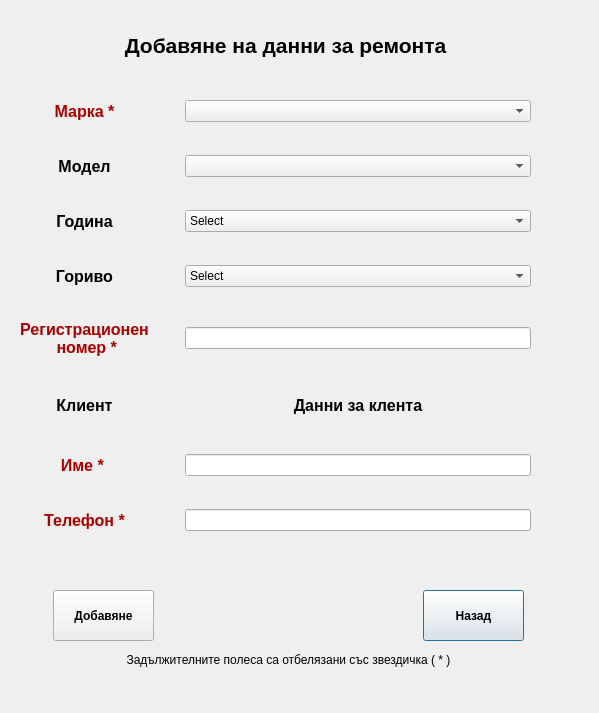
<?xml version="1.0" encoding="UTF-8"?>
<ui version="4.0">
 <class>NewRepair</class>
 <widget class="QDialog" name="NewRepair">
  <property name="geometry">
   <rect>
    <x>0</x>
    <y>0</y>
    <width>599</width>
    <height>713</height>
   </rect>
  </property>
  <property name="windowTitle">
   <string>Dialog</string>
  </property>
  <widget class="QPushButton" name="Button_CancelNewRepair">
   <property name="geometry">
    <rect>
     <x>423</x>
     <y>590</y>
     <width>101</width>
     <height>51</height>
    </rect>
   </property>
   <property name="font">
    <font>
     <weight>75</weight>
     <bold>true</bold>
    </font>
   </property>
   <property name="text">
    <string>Назад</string>
   </property>
  </widget>
  <widget class="QLabel" name="L_StarFields">
   <property name="geometry">
    <rect>
     <x>33</x>
     <y>650</y>
     <width>511</width>
     <height>20</height>
    </rect>
   </property>
   <property name="text">
    <string>Задължителните полеса са отбелязани със звездичка ( * )</string>
   </property>
   <property name="alignment">
    <set>Qt::AlignCenter</set>
   </property>
  </widget>
  <widget class="QPushButton" name="Button_AddNewRepair">
   <property name="geometry">
    <rect>
     <x>53</x>
     <y>590</y>
     <width>101</width>
     <height>51</height>
    </rect>
   </property>
   <property name="font">
    <font>
     <weight>75</weight>
     <bold>true</bold>
    </font>
   </property>
   <property name="text">
    <string>Добавяне</string>
   </property>
  </widget>
  <widget class="QLabel" name="Label_NewRepair_Form">
   <property name="geometry">
    <rect>
     <x>110</x>
     <y>20</y>
     <width>351</width>
     <height>51</height>
    </rect>
   </property>
   <property name="font">
    <font>
     <pointsize>16</pointsize>
     <weight>75</weight>
     <bold>true</bold>
    </font>
   </property>
   <property name="text">
    <string>Добавяне на данни за ремонта</string>
   </property>
   <property name="alignment">
    <set>Qt::AlignCenter</set>
   </property>
  </widget>
  <widget class="QWidget" name="layoutWidget">
   <property name="geometry">
    <rect>
     <x>20</x>
     <y>90</y>
     <width>521</width>
     <height>451</height>
    </rect>
   </property>
   <layout class="QGridLayout" name="gridRepairData">
    <property name="topMargin">
     <number>10</number>
    </property>
    <property name="rightMargin">
     <number>10</number>
    </property>
    <property name="bottomMargin">
     <number>10</number>
    </property>
    <property name="horizontalSpacing">
     <number>36</number>
    </property>
    <property name="verticalSpacing">
     <number>33</number>
    </property>
    <item row="0" column="0">
     <widget class="QLabel" name="L_NewRepairAutoMarka">
      <property name="font">
       <font>
        <pointsize>12</pointsize>
        <weight>75</weight>
        <bold>true</bold>
       </font>
      </property>
      <property name="styleSheet">
       <string notr="true">color: rgb(170, 0, 0);</string>
      </property>
      <property name="text">
       <string>Марка *</string>
      </property>
      <property name="alignment">
       <set>Qt::AlignCenter</set>
      </property>
     </widget>
    </item>
    <item row="0" column="1">
     <widget class="QComboBox" name="Combo_NewRepair_Marka">
      <property name="sizePolicy">
       <sizepolicy hsizetype="Preferred" vsizetype="Fixed">
        <horstretch>0</horstretch>
        <verstretch>0</verstretch>
       </sizepolicy>
      </property>
      <property name="maxVisibleItems">
       <number>15</number>
      </property>
      <property name="sizeAdjustPolicy">
       <enum>QComboBox::AdjustToMinimumContentsLength</enum>
      </property>
     </widget>
    </item>
    <item row="1" column="0">
     <widget class="QLabel" name="L_NewRepairAutoModel">
      <property name="font">
       <font>
        <pointsize>12</pointsize>
        <weight>75</weight>
        <bold>true</bold>
       </font>
      </property>
      <property name="text">
       <string>Модел</string>
      </property>
      <property name="alignment">
       <set>Qt::AlignCenter</set>
      </property>
     </widget>
    </item>
    <item row="1" column="1">
     <widget class="QComboBox" name="Combo_NewRepair_Model"/>
    </item>
    <item row="2" column="0">
     <widget class="QLabel" name="L_NewRepairAutoYear">
      <property name="font">
       <font>
        <pointsize>12</pointsize>
        <weight>75</weight>
        <bold>true</bold>
       </font>
      </property>
      <property name="text">
       <string>Година</string>
      </property>
      <property name="alignment">
       <set>Qt::AlignCenter</set>
      </property>
     </widget>
    </item>
    <item row="2" column="1">
     <widget class="QComboBox" name="Combo_NewRepair_Year">
      <property name="currentText">
       <string>Select</string>
      </property>
      <item>
       <property name="text">
        <string>Select</string>
       </property>
      </item>
      <item>
       <property name="text">
        <string>2018</string>
       </property>
      </item>
      <item>
       <property name="text">
        <string>2017</string>
       </property>
      </item>
      <item>
       <property name="text">
        <string>2016</string>
       </property>
      </item>
      <item>
       <property name="text">
        <string>2015</string>
       </property>
      </item>
      <item>
       <property name="text">
        <string>2014</string>
       </property>
      </item>
      <item>
       <property name="text">
        <string>2013</string>
       </property>
      </item>
      <item>
       <property name="text">
        <string>2012</string>
       </property>
      </item>
      <item>
       <property name="text">
        <string>2011</string>
       </property>
      </item>
      <item>
       <property name="text">
        <string>2010</string>
       </property>
      </item>
      <item>
       <property name="text">
        <string>2009</string>
       </property>
      </item>
      <item>
       <property name="text">
        <string>2008</string>
       </property>
      </item>
      <item>
       <property name="text">
        <string>2007</string>
       </property>
      </item>
      <item>
       <property name="text">
        <string>2006</string>
       </property>
      </item>
      <item>
       <property name="text">
        <string>2005</string>
       </property>
      </item>
      <item>
       <property name="text">
        <string>2004</string>
       </property>
      </item>
      <item>
       <property name="text">
        <string>2003</string>
       </property>
      </item>
      <item>
       <property name="text">
        <string>2002</string>
       </property>
      </item>
      <item>
       <property name="text">
        <string>2001</string>
       </property>
      </item>
      <item>
       <property name="text">
        <string>2000</string>
       </property>
      </item>
      <item>
       <property name="text">
        <string>1999</string>
       </property>
      </item>
      <item>
       <property name="text">
        <string>1998</string>
       </property>
      </item>
      <item>
       <property name="text">
        <string>1997</string>
       </property>
      </item>
      <item>
       <property name="text">
        <string>1996</string>
       </property>
      </item>
      <item>
       <property name="text">
        <string>1995</string>
       </property>
      </item>
      <item>
       <property name="text">
        <string>1994</string>
       </property>
      </item>
      <item>
       <property name="text">
        <string>1993</string>
       </property>
      </item>
      <item>
       <property name="text">
        <string>1992</string>
       </property>
      </item>
      <item>
       <property name="text">
        <string>1991</string>
       </property>
      </item>
      <item>
       <property name="text">
        <string>1990</string>
       </property>
      </item>
      <item>
       <property name="text">
        <string>1989</string>
       </property>
      </item>
      <item>
       <property name="text">
        <string>1988</string>
       </property>
      </item>
      <item>
       <property name="text">
        <string>1987</string>
       </property>
      </item>
      <item>
       <property name="text">
        <string>1986</string>
       </property>
      </item>
      <item>
       <property name="text">
        <string>1985</string>
       </property>
      </item>
     </widget>
    </item>
    <item row="3" column="0">
     <widget class="QLabel" name="L_NewRepairAutoFuel">
      <property name="font">
       <font>
        <pointsize>12</pointsize>
        <weight>75</weight>
        <bold>true</bold>
       </font>
      </property>
      <property name="text">
       <string>Гориво</string>
      </property>
      <property name="alignment">
       <set>Qt::AlignCenter</set>
      </property>
     </widget>
    </item>
    <item row="3" column="1">
     <widget class="QComboBox" name="Combo_NewRepair_Fuel">
      <item>
       <property name="text">
        <string>Select</string>
       </property>
      </item>
      <item>
       <property name="text">
        <string>Бензин</string>
       </property>
      </item>
      <item>
       <property name="text">
        <string>Дизел</string>
       </property>
      </item>
      <item>
       <property name="text">
        <string>Газ/Бензин</string>
       </property>
      </item>
      <item>
       <property name="text">
        <string>Метан/Бензин</string>
       </property>
      </item>
      <item>
       <property name="text">
        <string>Хибрид</string>
       </property>
      </item>
      <item>
       <property name="text">
        <string>Електрически</string>
       </property>
      </item>
     </widget>
    </item>
    <item row="4" column="0">
     <widget class="QLabel" name="L_NewRepairAutoRegNumber">
      <property name="font">
       <font>
        <pointsize>12</pointsize>
        <weight>75</weight>
        <bold>true</bold>
       </font>
      </property>
      <property name="styleSheet">
       <string notr="true">color: rgb(170, 0, 0);</string>
      </property>
      <property name="text">
       <string>Регистрационен 
 номер *</string>
      </property>
      <property name="alignment">
       <set>Qt::AlignCenter</set>
      </property>
     </widget>
    </item>
    <item row="4" column="1">
     <widget class="QLineEdit" name="LText_NewRepairAutoRegNumber"/>
    </item>
    <item row="5" column="0">
     <widget class="QLabel" name="L_NewRepairKlient">
      <property name="font">
       <font>
        <pointsize>12</pointsize>
        <weight>75</weight>
        <bold>true</bold>
       </font>
      </property>
      <property name="text">
       <string>Клиент</string>
      </property>
      <property name="alignment">
       <set>Qt::AlignCenter</set>
      </property>
     </widget>
    </item>
    <item row="5" column="1">
     <widget class="QLabel" name="L_NewRepair_KlientData">
      <property name="font">
       <font>
        <pointsize>12</pointsize>
        <weight>75</weight>
        <bold>true</bold>
       </font>
      </property>
      <property name="text">
       <string>Данни за клента</string>
      </property>
      <property name="alignment">
       <set>Qt::AlignCenter</set>
      </property>
     </widget>
    </item>
    <item row="6" column="0">
     <widget class="QLabel" name="L_NewRepairKlientName">
      <property name="font">
       <font>
        <pointsize>12</pointsize>
        <weight>75</weight>
        <bold>true</bold>
       </font>
      </property>
      <property name="styleSheet">
       <string notr="true">color : rgb(170, 0, 0)</string>
      </property>
      <property name="text">
       <string>Име * </string>
      </property>
      <property name="alignment">
       <set>Qt::AlignCenter</set>
      </property>
     </widget>
    </item>
    <item row="6" column="1">
     <widget class="QLineEdit" name="LText_NewRepairKlientName"/>
    </item>
    <item row="7" column="0">
     <widget class="QLabel" name="L_NewRepairKlientPhone">
      <property name="font">
       <font>
        <pointsize>12</pointsize>
        <weight>75</weight>
        <bold>true</bold>
       </font>
      </property>
      <property name="styleSheet">
       <string notr="true">color : rgb(170, 0, 0)</string>
      </property>
      <property name="text">
       <string>Телефон *</string>
      </property>
      <property name="alignment">
       <set>Qt::AlignCenter</set>
      </property>
     </widget>
    </item>
    <item row="7" column="1">
     <widget class="QLineEdit" name="LText_NewRepairKlientPhone"/>
    </item>
   </layout>
  </widget>
 </widget>
 <resources/>
 <connections/>
</ui>
